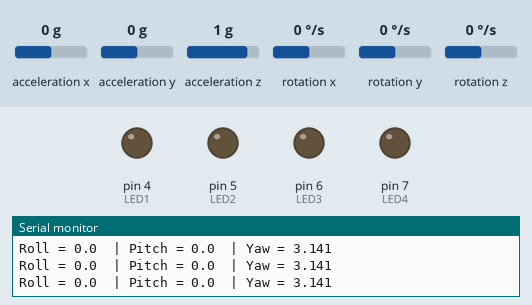
The sketch below on a simulated Arduino Uno, built with avr-gcc and run on an emulated ATmega328P. On the bench: output pins drawn as LEDs (lit = HIGH), the last lines printed to the serial monitor. Wiring (inferred from the names in the program): MPU-6050 motion sensor at I2C address 0x68. The test bench sets the inputs (shaded band); at power-on: acceleration x 0 g, acceleration y 0 g, acceleration z 1 g, rotation x 0 °/s, rotation y 0 °/s, rotation z 0 °/s.

Above: at 1.2 s.
1.3 s: acceleration x set to -0.8 g
2.8 s: acceleration x set to -1.1 g
At 4.0 s:
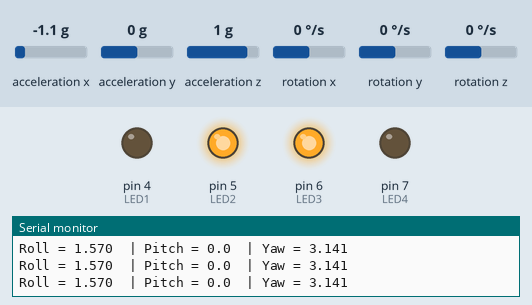
4.3 s: acceleration x set to 1.4 g
At 4.9 s:
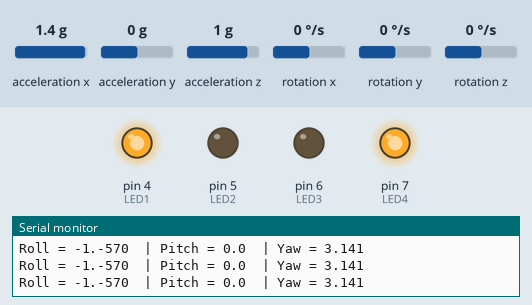
5.8 s: acceleration x set to 1.1 g
8.8 s: acceleration x set to 0.8 g
At 10.2 s:
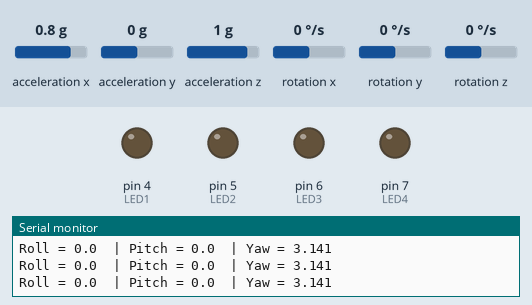
11.8 s: acceleration y set to -0.8 g
13.3 s: acceleration y set to -1.1 g
At 14.0 s:
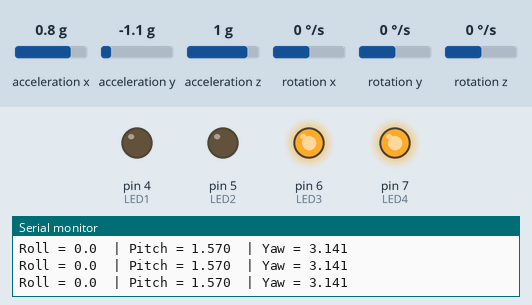
Timing chart, 0 to 15.8 s (numbered marks = the images above; inputs shaded):
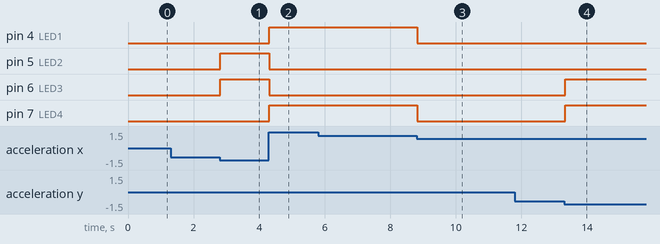

The sketch:

LED_light_up.ino
```cpp
// (c) Michael Schoeffler 2017, http://www.mschoeffler.de
// http://www.mschoeffler.de/2017/10/05/tutorial-how-to-use-the-gy-521-module-mpu-6050-breakout-board-with-the-arduino-uno/

#include "Wire.h" // This library allows you to communicate with I2C devices.
#include "math.h" // This library allows you to use trigonometric functions

const int MPU_ADDR = 0x68; // I2C address of the MPU-6050. If AD0 pin is set to HIGH, the I2C address will be 0x69.
const int LED1 = 4, LED2 = 5, LED3 = 6, LED4 = 7;

int16_t accelerometer_x, accelerometer_y, accelerometer_z; // variables for accelerometer raw data

char tmp_str[7]; // temporary variable used in convert function

double g_x = 0, g_y = 0, g_z = 0;
double roll = 0, pitch = 0, yaw = 0;

void setup_mpu();
void retrieve_data();

void setup() {
    setup_mpu();
    Serial.begin(9600);
    pinMode(LED1, OUTPUT);
    pinMode(LED2, OUTPUT);
    pinMode(LED3, OUTPUT);
    pinMode(LED4, OUTPUT);

}
void loop() {
    retrieve_data();

    // Calculate the real acceleration in G's of force
    g_x = accelerometer_x/16384;
    g_y = accelerometer_y/16384;
    g_z = accelerometer_z/16384;

    // Calculate the angle in which the system is in
    roll = asin(g_x);
    pitch = asin(g_y);
    yaw = acos(g_z);

    Serial.print("Roll = "); Serial.print(int(roll)); Serial.print("."); Serial.print(int(-int(roll)*1000 + roll*1000));
    Serial.print("\t| Pitch = "); Serial.print(int(pitch)); Serial.print("."); Serial.print(int(-int(pitch)*1000 + pitch*1000));
    Serial.print("\t| Yaw = "); Serial.print(int(yaw)); Serial.print("."); Serial.println(int(-int(yaw)*1000 + yaw*1000));
    //It is really g_y / 1, but the 1 can be ommited in each case

    // Light up the LEDs appropriately
    if(roll > M_PI/4){
        digitalWrite(LED1, LOW);
        digitalWrite(LED2, HIGH);
        digitalWrite(LED3, HIGH);
        digitalWrite(LED4, LOW);
    }
    else if(roll < -M_PI/4){
        digitalWrite(LED1, HIGH);
        digitalWrite(LED2, LOW);
        digitalWrite(LED3, LOW);
        digitalWrite(LED4, HIGH);
    }
    else if(pitch > M_PI/4){
        digitalWrite(LED1, LOW);
        digitalWrite(LED2, LOW);
        digitalWrite(LED3, HIGH);
        digitalWrite(LED4, HIGH);
    }
    else if(pitch < -M_PI/4){
        digitalWrite(LED1, HIGH);
        digitalWrite(LED2, HIGH);
        digitalWrite(LED3, LOW);
        digitalWrite(LED4, LOW);
    }
    else{
        digitalWrite(LED1, LOW);
        digitalWrite(LED2, LOW);
        digitalWrite(LED3, LOW);
        digitalWrite(LED4, LOW);
    }


    // delay
    delay(50);
}

void setup_mpu(){
    Wire.begin();
    Wire.beginTransmission(MPU_ADDR); // Begins a transmission to the I2C slave (GY-521 board)
    Wire.write(0x6B); // PWR_MGMT_1 register
    Wire.write(0); // set to zero (wakes up the MPU-6050)
    Wire.endTransmission(true);
}

void retrieve_data(){
    Wire.beginTransmission(MPU_ADDR);
    Wire.write(0x3B); // starting with register 0x3B (ACCEL_XOUT_H) [MPU-6000 and MPU-6050 Register Map and Descriptions Revision 4.2, p.40]
    Wire.endTransmission(false); // the parameter indicates that the Arduino will send a restart. As a result, the connection is kept active.
    Wire.requestFrom(MPU_ADDR, 7*2, true); // request a total of 7*2=14 registers

    // "Wire.read()<<8 | Wire.read();" means two registers are read and stored in the same variable
    accelerometer_x = Wire.read()<<8 | Wire.read(); // reading registers: 0x3B (ACCEL_XOUT_H) and 0x3C (ACCEL_XOUT_L)
    accelerometer_y = Wire.read()<<8 | Wire.read(); // reading registers: 0x3D (ACCEL_YOUT_H) and 0x3E (ACCEL_YOUT_L)
    accelerometer_z = Wire.read()<<8 | Wire.read(); // reading registers: 0x3F (ACCEL_ZOUT_H) and 0x40 (ACCEL_ZOUT_L)

    // Signs based on arrows in sensor
    accelerometer_x = -accelerometer_x;
    accelerometer_y = -accelerometer_y;
    accelerometer_z = -accelerometer_z;
}
```

Measured:
- the behaviour switches between -0.9 and -1 g on acceleration x (found by bisection; images 0 and 1)
- the behaviour switches between 1 and 0.9 g on acceleration x (found by bisection; images 2 and 3)
- the behaviour switches between -0.9 and -1 g on acceleration y (found by bisection; images 3 and 4)
- after the input at 2.8 s, pin 5 (LED2), pin 6 (LED3): LOW → HIGH at once
- after the input at 4.3 s, pin 4 (LED1), pin 7 (LED4): LOW → HIGH at once; pin 5 (LED2), pin 6 (LED3): HIGH → LOW at once
- after the input at 8.8 s, pin 4 (LED1), pin 7 (LED4): HIGH → LOW at once
- after the input at 13.3 s, pin 6 (LED3), pin 7 (LED4): LOW → HIGH at once
